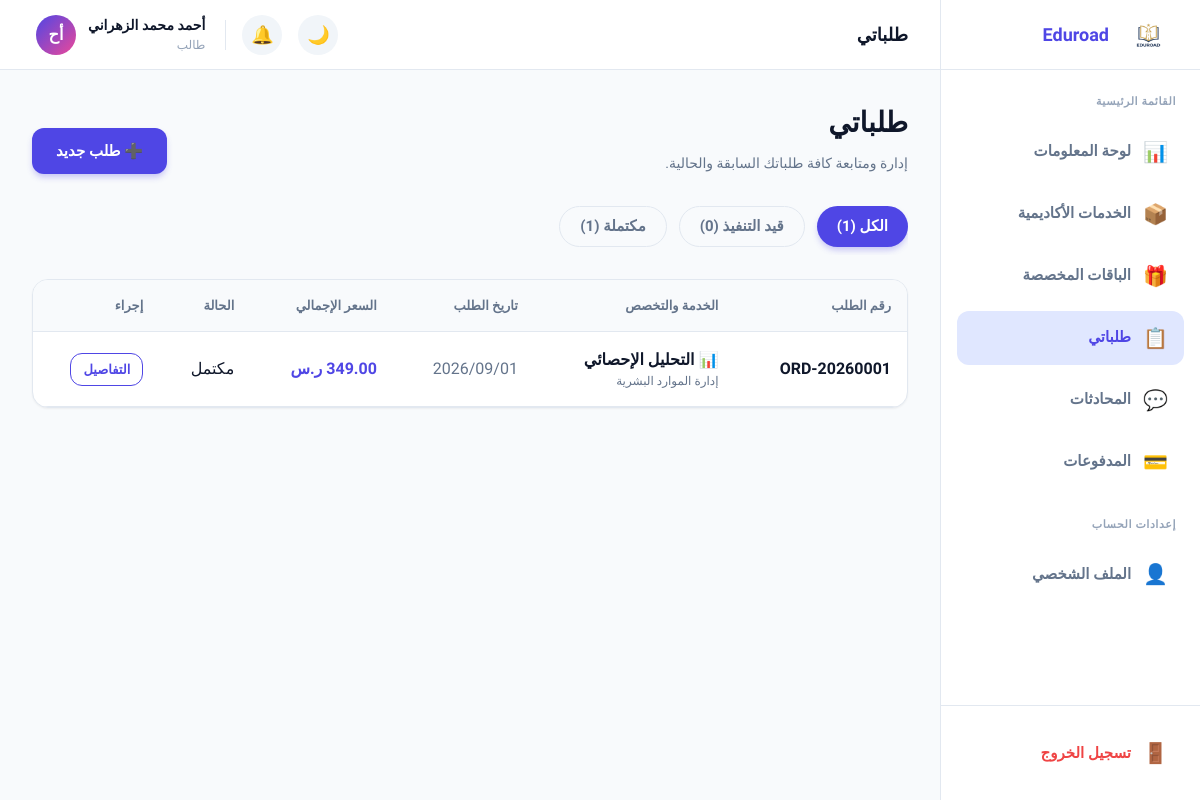
Page /student/orders.php (signed in) on the committed database.
### tables this page shows
CREATE TABLE IF NOT EXISTS `orders` (
  `id`             INT UNSIGNED NOT NULL AUTO_INCREMENT,
  `order_number`   VARCHAR(20) NOT NULL UNIQUE COMMENT 'e.g. ORD-20260001',
  `student_id`     INT UNSIGNED NOT NULL,
  `academic_id`    INT UNSIGNED DEFAULT NULL COMMENT 'Assigned after acceptance',
  `service_id`     INT UNSIGNED NOT NULL,
  `package_id`     INT UNSIGNED DEFAULT NULL,
  `specialty`      VARCHAR(200) DEFAULT NULL COMMENT 'Specific sub-specialty',
  `academic_level` ENUM('بكالوريوس','ماجستير','دكتوراه') DEFAULT NULL,
  `language`       ENUM('العربية','الإنجليزية') DEFAULT 'العربية',
  `description`    TEXT DEFAULT NULL COMMENT 'Student notes / requirements',
  `deadline`       DATE DEFAULT NULL,
  `amount`         DECIMAL(10,2) NOT NULL DEFAULT 0.00,
  `status`         ENUM('new','accepted','in_progress','revision','completed','cancelled') NOT NULL DEFAULT 'new',
  `admin_notes`    TEXT DEFAULT NULL,
  `created_at`     DATETIME NOT NULL DEFAULT CURRENT_TIMESTAMP,
  `updated_at`     DATETIME NOT NULL DEFAULT CURRENT_TIMESTAMP ON UPDATE CURRENT_TIMESTAMP,
  PRIMARY KEY (`id`),
  UNIQUE KEY `uq_order_number` (`order_number`),
  INDEX `idx_student`  (`student_id`),
  INDEX `idx_academic` (`academic_id`),
  INDEX `idx_status`   (`status`),
  CONSTRAINT `fk_ord_student`  FOREIGN KEY (`student_id`)  REFERENCES `users`(`id`)     ON DELETE RESTRICT,
  CONSTRAINT `fk_ord_academic` FOREIGN KEY (`academic_id`) REFERENCES `academics`(`id`) ON DELETE SET NULL,
  CONSTRAINT `fk_ord_service`  FOREIGN KEY (`service_id`)  REFERENCES `services`(`id`)  ON DELETE RESTRICT,
  CONSTRAINT `fk_ord_package`  FOREIGN KEY (`package_id`)  REFERENCES `packages`(`id`)  ON DELETE SET NULL
);

CREATE TABLE IF NOT EXISTS `services` (
  `id`          INT UNSIGNED NOT NULL AUTO_INCREMENT,
  `name`        VARCHAR(150) NOT NULL,
  `icon`        VARCHAR(10) DEFAULT NULL COMMENT 'Emoji icon',
  `description` TEXT DEFAULT NULL,
  `is_active`   TINYINT(1) NOT NULL DEFAULT 1,
  `order_count` INT UNSIGNED NOT NULL DEFAULT 0 COMMENT 'Cached count for performance',
  `created_at`  DATETIME NOT NULL DEFAULT CURRENT_TIMESTAMP,
  PRIMARY KEY (`id`),
  INDEX `idx_active` (`is_active`)
);

### config/auth.php (called while the page is built, shortened)
<?php
require_once __DIR__ . '/db.php';
function currentUser(): ?array {
    return [
        'id'     => $_SESSION['user_id'],
        'name'   => $_SESSION['user_name'],
        'email'  => $_SESSION['user_email'],
        'role'   => $_SESSION['user_role'],
        'avatar' => $_SESSION['user_avatar'],
    ];
}

### config/db.php (called while the page is built, shortened)
<?php
function db(): PDO {
    static $pdo = null;
    if ($pdo === null) {
        $dsn = sprintf(
            'mysql:host=%s;dbname=%s;charset=%s',
            DB_HOST,
            DB_NAME,
            DB_CHARSET
        );
        try {
            $pdo = new PDO($dsn, DB_USER, DB_PASS, [
                PDO::ATTR_ERRMODE            => PDO::ERRMODE_EXCEPTION,
                PDO::ATTR_DEFAULT_FETCH_MODE => PDO::FETCH_ASSOC,
                PDO::ATTR_EMULATE_PREPARES   => false,
            ]);
        } catch (PDOException $e) {
            http_response_code(500);
            die(json_encode([
                'error'   => true,
                'message' => 'خطأ في الاتصال بقاعدة البيانات. يرجى المحاولة لاحقاً.'
            ]));
        }
    }
    return $pdo;
}

### config/functions.php (called while the page is built, shortened)
<?php
require_once __DIR__ . '/db.php';
function getOrdersByStudent(int $studentId): array {
    $stmt = db()->prepare(
        'SELECT o.*, s.name AS service_name, s.icon AS service_icon,
                p.name AS package_name, a.name AS academic_name
         FROM orders o
         LEFT JOIN services s  ON o.service_id  = s.id
         LEFT JOIN packages p  ON o.package_id  = p.id
         LEFT JOIN academics a ON o.academic_id  = a.id
         WHERE o.student_id = ?
         ORDER BY o.created_at DESC'
    );
    $stmt->execute([$studentId]);
    return $stmt->fetchAll();
}
function e(mixed $value): string {
    return htmlspecialchars((string)($value ?? ''), ENT_QUOTES, 'UTF-8');
}
function formatDate(string $date): string {
    return date('Y/m/d', strtotime($date));
}
function formatMoney(float $amount): string {
    return number_format($amount, 2) . ' ر.س';
}
function orderStatusLabel(string $status): array {
    return match($status) {
        'pending_assignment' => ['label' => 'بانتظار تعيين الإدارة', 'class' => 'badge-info'],
        'assigned'           => ['label' => 'أُرسل إلى الأكاديمي', 'class' => 'badge-primary'],
        'new'         => ['label' => 'جديد',         'class' => 'badge-info'],
        'accepted'    => ['label' => 'مقبول',         'class' => 'badge-primary'],
        'in_progress' => ['label' => 'قيد التنفيذ',   'class' => 'badge-warning'],
        'revision'    => ['label' => 'تحت المراجعة',  'class' => 'badge-warning'],
        'completed'   => ['label' => 'مكتمل',         'class' => 'badge-success'],
        'cancelled'   => ['label' => 'ملغي',          'class' => 'badge-danger'],
        default       => ['label' => $status,          'class' => 'badge-secondary'],
    };
}

### student/orders.php (the view, shortened to what this page needs)
<?php
require_once __DIR__ . '/../config/auth.php';
require_once __DIR__ . '/../config/functions.php';
$user = currentUser();
$orders = getOrdersByStudent($user['id']);
$filter = $_GET['filter'] ?? 'all';
$db = db();
$cnt_all = (int) $db->query("SELECT COUNT(*) FROM orders WHERE student_id = " . $user['id'])->fetchColumn();
$cnt_progress = (int) $db->query("SELECT COUNT(*) FROM orders WHERE student_id = " . $user['id'] . " AND status IN ('new', 'pending_assignment', 'assigned', 'accepted', 'in_progress', 'revision')")->fetchColumn();
$cnt_completed = (int) $db->query("SELECT COUNT(*) FROM orders WHERE student_id = " . $user['id'] . " AND status = 'completed'")->fetchColumn();
require __DIR__ . '/partials/head.php';
require __DIR__ . '/partials/sidebar.php';
?>
      <div style="display:flex;justify-content:space-between;align-items:flex-end;margin-bottom:32px">
          <div>
            <h1 class="h1" style="margin-bottom:8px">طلباتي</h1>
            <p class="text-body">إدارة ومتابعة كافة طلباتك السابقة والحالية.</p>
          </div>
          <a href="create-order.php" class="btn btn-primary">➕ طلب جديد</a>
        </div>
        <div style="display:flex;gap:12px;margin-bottom:24px;overflow-x:auto;padding-bottom:8px">
          <a href="orders.php?filter=all" class="btn <?= $filter === 'all' ? 'btn-primary' : 'btn-outline' ?>" style="border-radius:40px;padding:8px 20px">الكل (<?= $cnt_all ?>)</a>
          <a href="orders.php?filter=progress" class="btn <?= $filter === 'progress' ? 'btn-primary' : 'btn-outline' ?>" style="border-radius:40px;padding:8px 20px;color:var(--text-secondary);border-color:var(--border-color)">قيد التنفيذ (<?= $cnt_progress ?>)</a>
          <a href="orders.php?filter=completed" class="btn <?= $filter === 'completed' ? 'btn-primary' : 'btn-outline' ?>" style="border-radius:40px;padding:8px 20px;color:var(--text-secondary);border-color:var(--border-color)">مكتملة (<?= $cnt_completed ?>)</a>
        </div>
        <div class="card" style="padding:0;overflow:hidden">
          <div style="overflow-x:auto">
            <table style="width:100%;border-collapse:collapse;text-align:right">
              <thead>
                <tr>
                  <th style="padding:16px;font-size:13px;color:var(--text-secondary);border-bottom:1px solid var(--border-color);background:var(--bg-body)">رقم الطلب</th>
                  <th style="padding:16px;font-size:13px;color:var(--text-secondary);border-bottom:1px solid var(--border-color);background:var(--bg-body)">الخدمة والتخصص</th>
                  <th style="padding:16px;font-size:13px;color:var(--text-secondary);border-bottom:1px solid var(--border-color);background:var(--bg-body)">تاريخ الطلب</th>
                  <th style="padding:16px;font-size:13px;color:var(--text-secondary);border-bottom:1px solid var(--border-color);background:var(--bg-body)">السعر الإجمالي</th>
                  <th style="padding:16px;font-size:13px;color:var(--text-secondary);border-bottom:1px solid var(--border-color);background:var(--bg-body)">الحالة</th>
                  <th style="padding:16px;font-size:13px;color:var(--text-secondary);border-bottom:1px solid var(--border-color);background:var(--bg-body)">إجراء</th>
                </tr>
              </thead>
              <tbody>
                <?php if (empty($orders)): ?>
                  <tr>
                    <td colspan="6" style="text-align:center;padding:40px;color:var(--text-secondary)">
                      لا توجد أي طلبات مطابقة للفلتر المحدد.
                    </td>
                  </tr>
                <?php else: ?>
                  <?php foreach ($orders as $o):
                    $badge = orderStatusLabel($o['status']);
                  ?>
                    <tr>
                      <td style="padding:16px; border-bottom:1px solid var(--border-color); font-weight:700"><?= e($o['order_number']) ?></td>
                      <td style="padding:16px; border-bottom:1px solid var(--border-color)">
                        <div style="font-weight:700;color:var(--text-primary)"><?= e($o['service_icon']) ?> <?= e($o['service_name']) ?></div>
                        <div style="font-size:12px;color:var(--text-secondary)"><?= e($o['specialty']) ?></div>
                      </td>
                      <td style="padding:16px; border-bottom:1px solid var(--border-color); color:var(--text-secondary)"><?= formatDate($o['created_at']) ?></td>
                      <td style="padding:16px; border-bottom:1px solid var(--border-color); font-weight:700; color:var(--primary)"><?= formatMoney($o['amount']) ?></td>
                      <td style="padding:16px; border-bottom:1px solid var(--border-color)">
                        <span class="badge <?= $badge['class'] ?>">
                          <?= $badge['label'] ?>
                        </span>
                      </td>
                      <td style="padding:16px; border-bottom:1px solid var(--border-color)">
                        <a href="order-details.php?id=<?= $o['id'] ?>" class="btn btn-outline" style="padding:6px 12px;font-size:13px">التفاصيل</a>
                      </td>
                    </tr>
                  <?php endforeach; ?>
                <?php endif; ?>
              </tbody>
            </table>
          </div>
        </div>
<?php require __DIR__ . '/partials/footer.php'; ?>

### student/assets/css/style.css (style rules this page uses)
:root { --primary: #4f46e5; --primary-hover: #4338ca; --primary-light: #e0e7ff; --secondary: #ec4899; --success: #10b981; --warning: #f59e0b; --danger: #ef4444; --info: #3b82f6; --bg-body: #f8fafc; --bg-card: #ffffff; --bg-hover: #f1f5f9; --text-primary: #0f172a; --text-secondary: #64748b; --text-muted: #94a3b8; --border-color: #e2e8f0; --radius-sm: 8px; --radius-md: 12px; --radius-lg: 16px; --radius-full: 9999px; --shadow-sm: 0 1px 2px 0 rgba(0, 0, 0, 0.05); --shadow-md: 0 4px 6px -1px rgba(0, 0, 0, 0.1), 0 2px 4px -1px rgba(0, 0, 0, 0.06); --shadow-lg: 0 10px 15px -3px rgba(0, 0, 0, 0.1), 0 4px 6px -2px rgba(0, 0, 0, 0.05); }
body { font-family: 'Tajawal', sans-serif; background-color: var(--bg-body); color: var(--text-primary); margin: 0; transition: background-color 0.3s, color 0.3s; overflow-x: hidden; }
a { text-decoration: none; color: inherit; }
.h1 { font-size: 28px; font-weight: 800; color: var(--text-primary); }
.text-body { font-size: 14px; line-height: 1.6; color: var(--text-secondary); }
.card { background: var(--bg-card); border: 1px solid var(--border-color); border-radius: var(--radius-lg); padding: 24px; box-shadow: var(--shadow-sm); }
.btn { display: inline-flex; align-items: center; justify-content: center; gap: 8px; padding: 12px 24px; border-radius: var(--radius-md); font-weight: 700; font-size: 15px; cursor: pointer; transition: all 0.2s; border: none; font-family: 'Tajawal', sans-serif; text-align: center; }
.btn-primary { background: var(--primary); color: white; box-shadow: 0 4px 6px -1px rgba(79, 70, 229, 0.3); }
.btn-outline { background: transparent; border: 1.5px solid var(--primary); color: var(--primary); }

### rows in the picture
orders: order_number "ORD-20260001", service.icon "📊", service.name "التحليل الإحصائي", specialty "إدارة الموارد البشرية", created_at "2026/09/01", amount "349.00 ر.س", status "مكتمل"

### other values in the picture
$_item['icon'] "📊"
$_item['label'] "لوحة المعلومات"
$_item['icon'] "📦"
$_item['label'] "الخدمات الأكاديمية"
$_item['icon'] "🎁"
$_item['label'] "الباقات المخصصة"
$_item['icon'] "📋"
$_item['label'] "طلباتي"
$_item['icon'] "💬"
$_item['label'] "المحادثات"
$_item['icon'] "💳"
$_item['label'] "المدفوعات"
$pageTitle "طلباتي"
$user['name'] "أحمد محمد الزهراني"
$user['avatar'] "أح"
